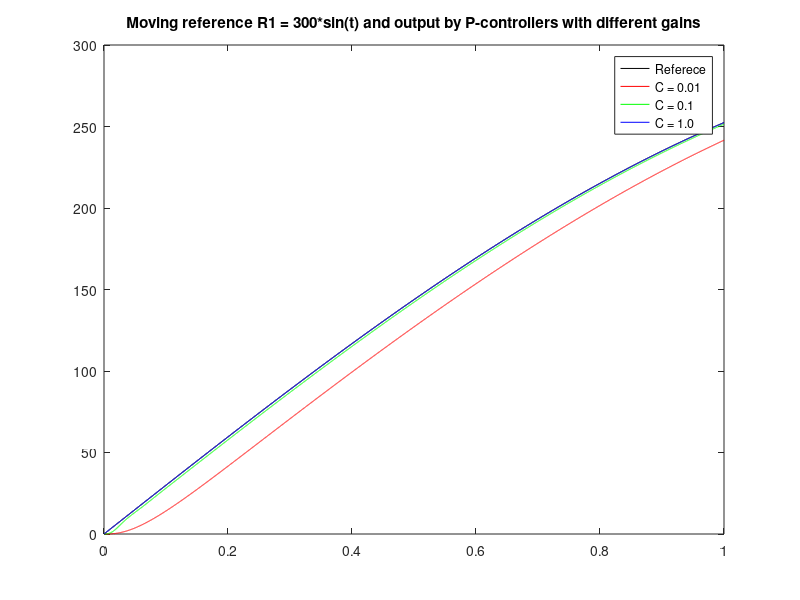
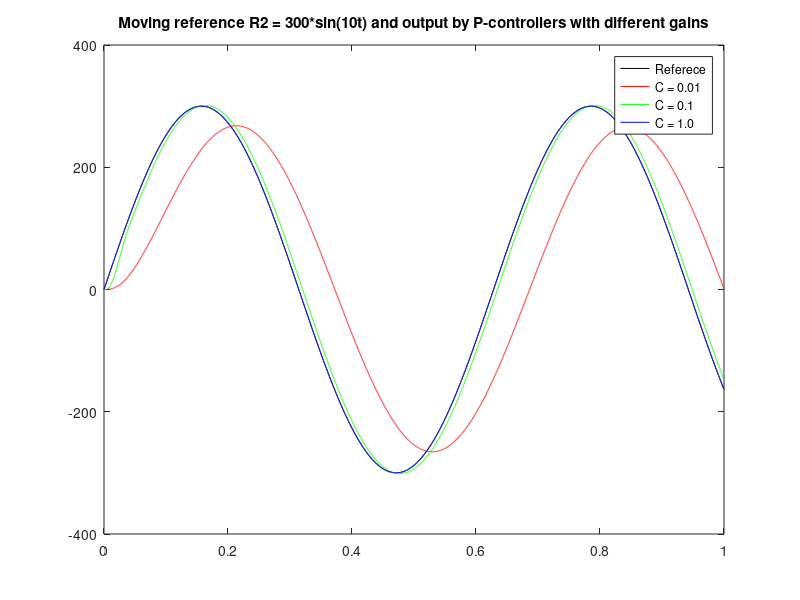
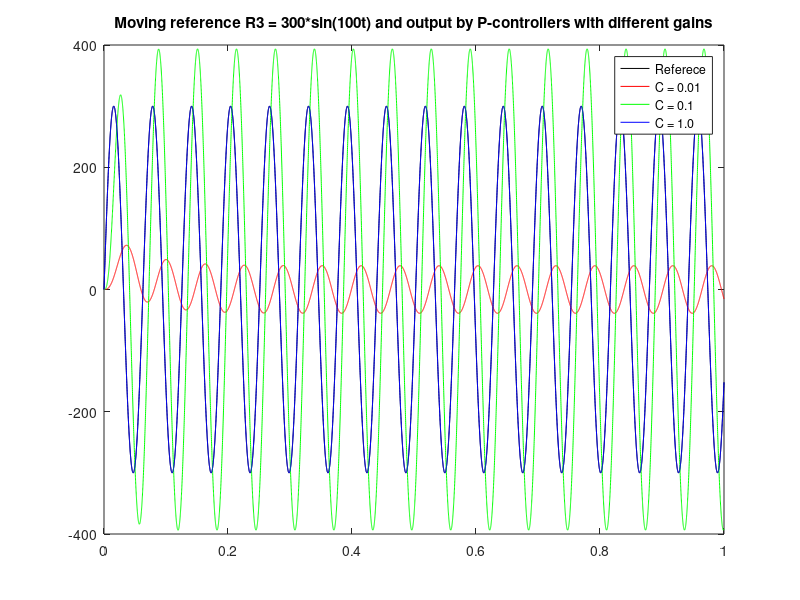
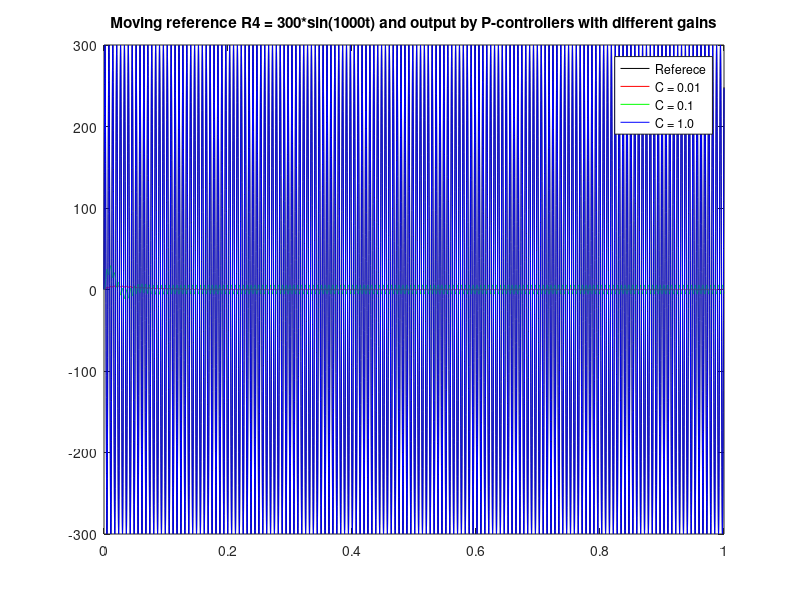

Reproduce these figures in MATLAB, in order.
%
%   Simulation of dc_motor angle with P-controllers for moving reference
%     Author: Keitaro Naruse
%     Date: 2023-04-27
%

% Symbol
s = tf('s');
% Motor parameres
R = 2.61;
L = 0.02 * 1E-3;
Jm = 0.014 * 1E-7;
Ki = 15400/60*2*pi;
Ke = 1/Ki;
Kt = 0.657 * 1E-3;
Tm = ( R * Jm ) / ( Ke * Kt ) ;
Te = L/R;

% Define a transfer function of DC motor angle
P = tf( [ 1 ] , [ Ke*Tm*Te, Ke*Tm, Ke, 0 ] );

% Define a time period and a reference
t = [ 0:0.0001:1 ];
R1 = 300 * sin( 1 * t );
R2 = 300 * sin( 10 * t );
R3 = 300 * sin( 100 * t );
R4 = 300 * sin( 1000 * t );

% P-controllers with defferent gains
Cp1 = 0.01;
Cp2 = 0.1;
Cp3 = 1.0 + 1/s + 1*s;
Gp1 = feedback( Cp1 * P, 1 );
Gp2 = feedback( Cp2 * P, 1 );
Gp3 = feedback( Cp3 * P, 1 );

% Actual output of P-controllers for the reference R1
[ Y_Gp1_R1, t ] = lsim( Gp1, R1, t ); 
[ Y_Gp2_R1, t ] = lsim( Gp2, R1, t ); 
[ Y_Gp3_R1, t ] = lsim( Gp3, R1, t ); 
figure( 1 );
plot( t, R1, 'k-', t, Y_Gp1_R1, 'r-', t, Y_Gp2_R1, 'g-', t, Y_Gp3_R1, 'b-' );
title('Moving reference R1 = 300*sin(t) and output by P-controllers with different gains');
legend('Referece', 'C = 0.01', 'C = 0.1', 'C = 1.0');

% Actual output of P-controllers for the reference R2
[ Y_Gp1_R2, t ] = lsim( Gp1, R2, t ); 
[ Y_Gp2_R2, t ] = lsim( Gp2, R2, t ); 
[ Y_Gp3_R2, t ] = lsim( Gp3, R2, t ); 
figure( 2 );
plot( t, R2, 'k-', t, Y_Gp1_R2, 'r-', t, Y_Gp2_R2, 'g-', t, Y_Gp3_R2, 'b-' );
title('Moving reference R2 = 300*sin(10t) and output by P-controllers with different gains');
legend('Referece', 'C = 0.01', 'C = 0.1', 'C = 1.0');

% Actual output of P-controllers for the reference R3
[ Y_Gp1_R3, t ] = lsim( Gp1, R3, t ); 
[ Y_Gp2_R3, t ] = lsim( Gp2, R3, t ); 
[ Y_Gp3_R3, t ] = lsim( Gp3, R3, t ); 
figure( 3 );
plot( t, R3, 'k-', t, Y_Gp1_R3, 'r-', t, Y_Gp2_R3, 'g-', t, Y_Gp3_R3, 'b-' );
title('Moving reference R3 = 300*sin(100t) and output by P-controllers with different gains');
legend('Referece', 'C = 0.01', 'C = 0.1', 'C = 1.0');

% Actual output of P-controllers for the reference R4
[ Y_Gp1_R4, t ] = lsim( Gp1, R4, t ); 
[ Y_Gp2_R4, t ] = lsim( Gp2, R4, t ); 
[ Y_Gp3_R4, t ] = lsim( Gp3, R4, t ); 
figure( 4 );
plot( t, R4, 'k-', t, Y_Gp1_R4, 'r-', t, Y_Gp2_R4, 'g-', t, Y_Gp3_R4, 'b-' );
title('Moving reference R4 = 300*sin(1000t) and output by P-controllers with different gains');
legend('Referece', 'C = 0.01', 'C = 0.1', 'C = 1.0');

% Bode plots of Gp1, Gp2, and Gp3
figure( 5 );
bode( Gp1, 'r-', Gp2, 'g-', Gp3, 'b-', { 0.1, 10000 } );
title('Bode plots of P-controllers');
legend('C = 0.01', 'C = 0.1', 'C = 1.0');
grid on;
